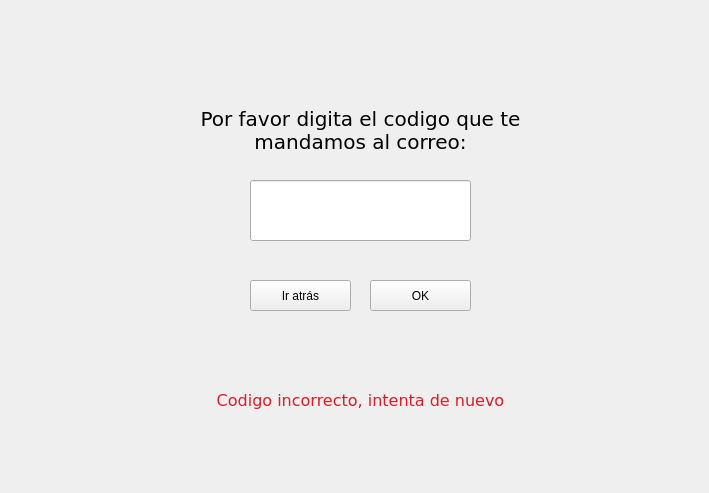
<?xml version="1.0" encoding="UTF-8"?>
<ui version="4.0">
 <class>Window_Codigo</class>
 <widget class="QMainWindow" name="Window_Codigo">
  <property name="geometry">
   <rect>
    <x>0</x>
    <y>0</y>
    <width>709</width>
    <height>493</height>
   </rect>
  </property>
  <property name="windowTitle">
   <string>MainWindow</string>
  </property>
  <widget class="QWidget" name="centralwidget">
   <widget class="QLabel" name="tituloCodigo">
    <property name="geometry">
     <rect>
      <x>190</x>
      <y>100</y>
      <width>341</width>
      <height>61</height>
     </rect>
    </property>
    <property name="font">
     <font>
      <family>DejaVu Sans</family>
      <pointsize>15</pointsize>
     </font>
    </property>
    <property name="text">
     <string>Por favor digita el codigo que te 
mandamos al correo:</string>
    </property>
    <property name="alignment">
     <set>Qt::AlignCenter</set>
    </property>
   </widget>
   <widget class="QLineEdit" name="textoCodigo">
    <property name="geometry">
     <rect>
      <x>250</x>
      <y>180</y>
      <width>221</width>
      <height>61</height>
     </rect>
    </property>
    <property name="font">
     <font>
      <family>DejaVu Sans</family>
      <pointsize>20</pointsize>
     </font>
    </property>
   </widget>
   <widget class="QPushButton" name="okButton">
    <property name="geometry">
     <rect>
      <x>370</x>
      <y>280</y>
      <width>101</width>
      <height>31</height>
     </rect>
    </property>
    <property name="text">
     <string>OK</string>
    </property>
   </widget>
   <widget class="QLabel" name="textoIncorrecto">
    <property name="geometry">
     <rect>
      <x>210</x>
      <y>380</y>
      <width>301</width>
      <height>41</height>
     </rect>
    </property>
    <property name="font">
     <font>
      <family>DejaVu Sans</family>
      <pointsize>12</pointsize>
     </font>
    </property>
    <property name="styleSheet">
     <string notr="true">color: rgb(224, 27, 36);</string>
    </property>
    <property name="text">
     <string>Codigo incorrecto, intenta de nuevo</string>
    </property>
    <property name="alignment">
     <set>Qt::AlignCenter</set>
    </property>
   </widget>
   <widget class="QPushButton" name="atrasButton">
    <property name="geometry">
     <rect>
      <x>250</x>
      <y>280</y>
      <width>101</width>
      <height>31</height>
     </rect>
    </property>
    <property name="text">
     <string>Ir atrás</string>
    </property>
   </widget>
  </widget>
 </widget>
 <resources>
  <include location="../static/img/path.qrc"/>
 </resources>
 <connections/>
</ui>
